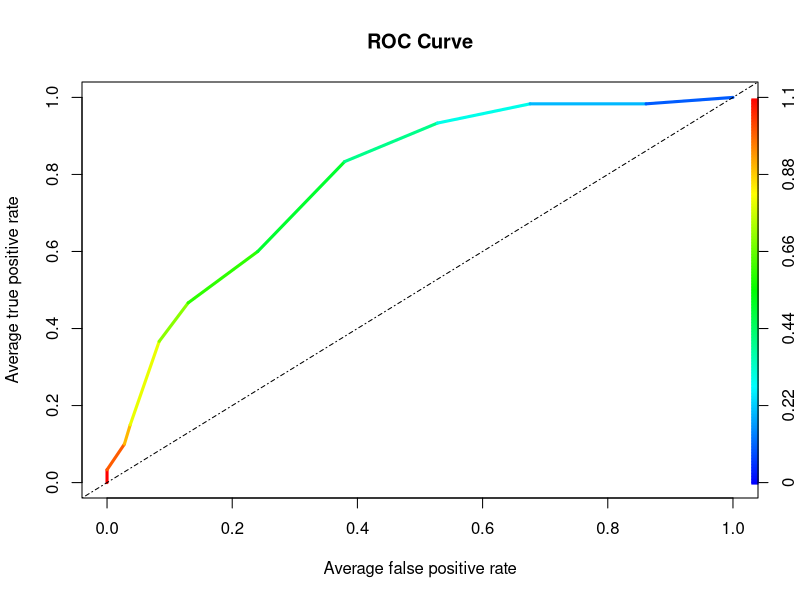

This chart was generated by the following R code:
rm(list=ls())

########################

## Split the dataset into training dataset and test dataset according to the following logic
## Training dataset should contain first 600 observations
## Testing dataset should contain the remaining observations (601 - 768 observations)

library(mlbench)
library(class)
library(caret)

#Loading dataset
?PimaIndiansDiabetes
data("PimaIndiansDiabetes")
data <- PimaIndiansDiabetes
data
sum(is.na(data))

#Spliting dataset
train <- data[1:600,]
test <- data[601:768,]

head(train)

# normalize <- function(x) {
#   num <- x - min(x)
#   denom <- max(x) - min(x)
#   return(num/denom)
# }
# 
# train[-9] <- normalize(train[-9])

head(train[-9])

#########################################
## Build a kNN model (with k = 10) on the training dataset in R to predict the diabetes 
## (pos or neg). So here we will consider "diabetes" as Class variable. Then test the 
## model on the testing dataset. Calculate accuracy and error rate.

cl <-  train$diabetes

#Knn with k = 10
model <- knn(train[-9], test[-9], cl, k = 10, prob = FALSE, 
             use.all = TRUE)

model

#finding confusion matrix (Accuracy)
table <- table(model,test$diabetes)
table

CM <- confusionMatrix(table)

Accuracy <- CM$overall[1]
Accuracy <- as.numeric(Accuracy)
Accuracy 

Error_rate <- 1-Accuracy
Error_rate

####################################
model_prob <- knn(train[-9], test[-9], cl, k = 10, prob = TRUE,
                  use.all = TRUE)
summary(model_prob)

model_probonly <- attr(model_prob,"prob")
model_probonly

model_fixedprob <- ifelse((model_prob=="neg"),
                          1-attr(model_prob,"prob"),
                          attr(model_prob,"prob"))
model_fixedprob

library(ROCR)
pred <- prediction(model_fixedprob,test$diabetes)
length(model_fixedprob)
length(test$diabetes)
perf <- performance(pred,"tpr","fpr")

plot(perf, avg= "threshold", colorize=T, lwd=3, main="ROC Curve")
abline(0,1,lty = 10)

AUCLog2 <- performance(pred,measure = "auc")@y.values[[1]]
cat("AUC: ",AUCLog2,"n")

# AUC:  0.7857253 n

#####################################
## Perform k-fold validation (with k = 10) on PimaIndiansDiabetes data.

# K fold with k = 10

control <- trainControl(method="cv", number=10, classProbs=TRUE, 
                        summaryFunction=twoClassSummary)

# will compute the sensitivity, specificity and area under the ROC curve

set.seed(7)

fit_knn <- train(diabetes~., data=PimaIndiansDiabetes, method="knn", 
             metric="ROC", trControl=control)


print(fit_knn)

## k-Nearest Neighbors 

## 768 samples
## 8 predictor
## 2 classes: 'neg', 'pos' 

## No pre-processing
## Resampling: Cross-Validated (10 fold) 
## Summary of sample sizes: 691, 691, 692, 691, 691, 692, ... 
## Resampling results across tuning parameters:
  
##   k  ROC        Sens   Spec     
##  5  0.7423675  0.820  0.5185185
##  7  0.7625997  0.826  0.5441595
##  9  0.7759416  0.832  0.5292023

## ROC was used to select the optimal model using  the largest value.
## The final value used for the model was k = 9.
